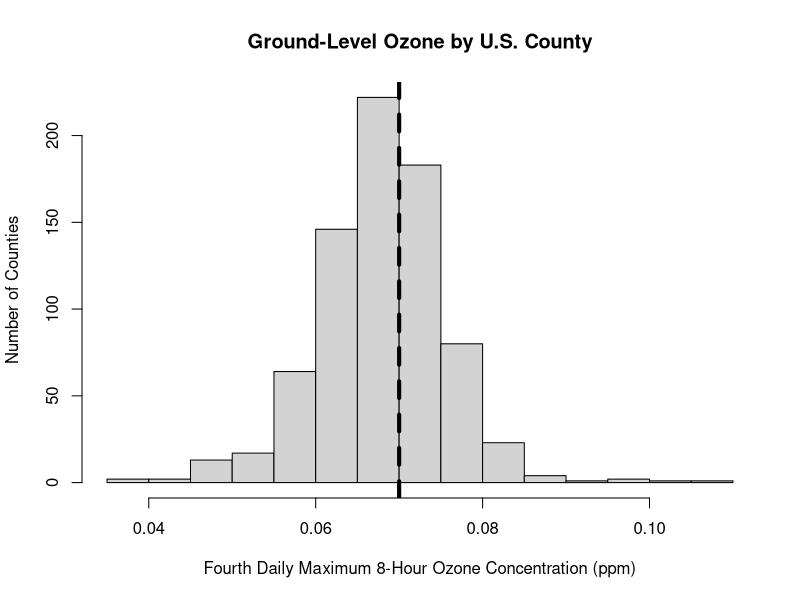
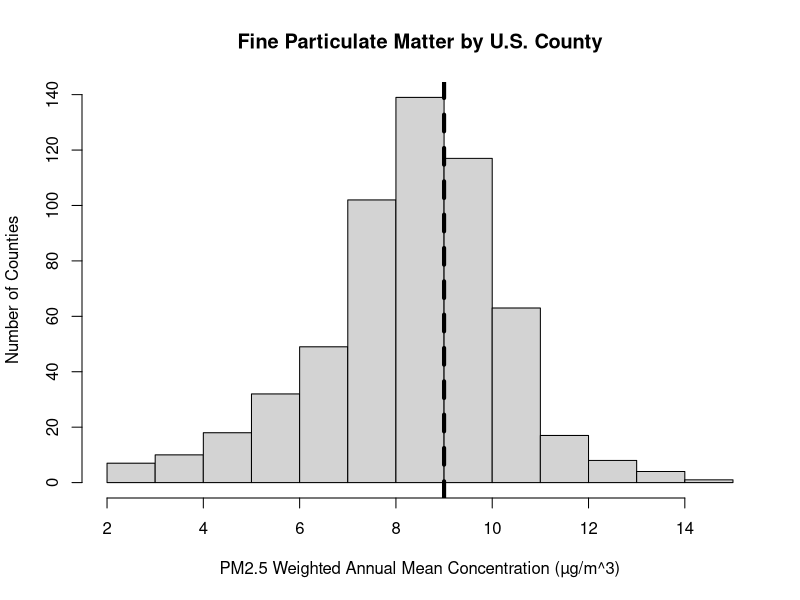
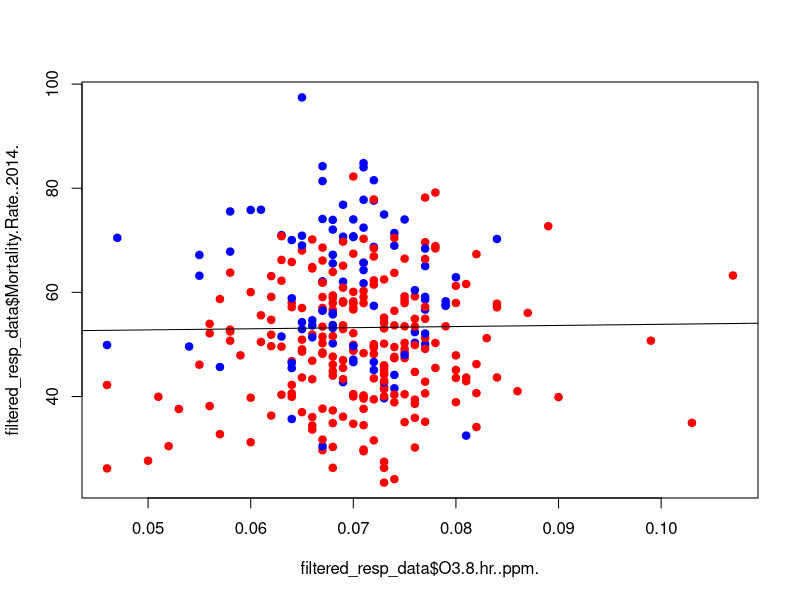
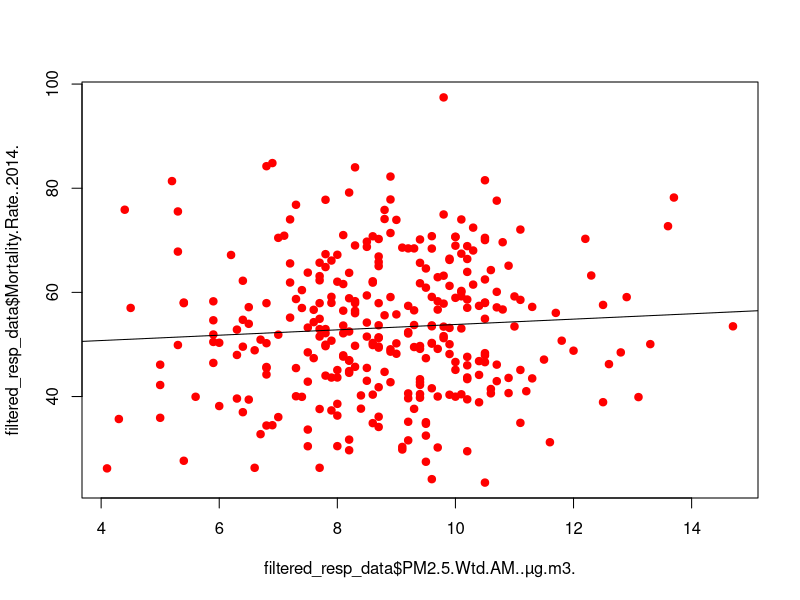
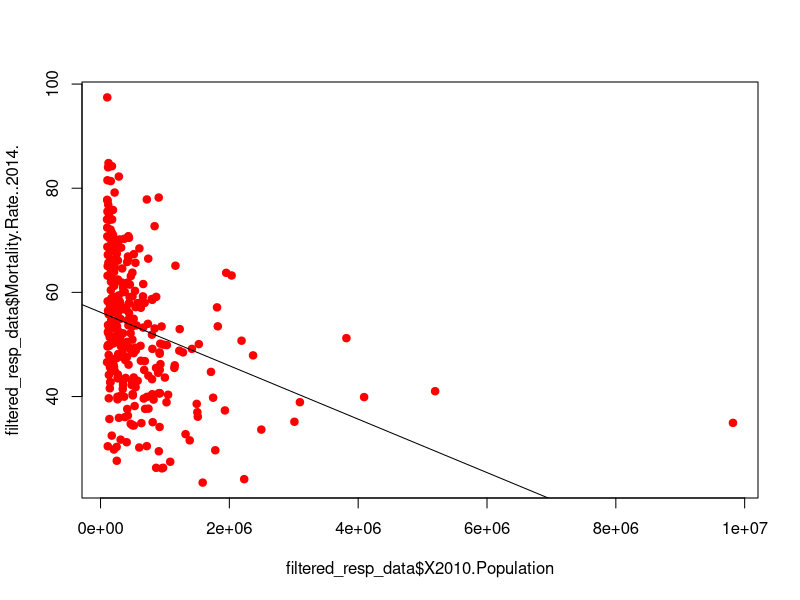

These charts were generated, in order, by the following R code:
## ---- chunk 1
# Import Data
data <- read.csv("air_quality_mortality_trimmed.csv")
## ---- chunk 2
categories <- unique(data$Category)
#categories
## ---- chunk 3
data_by_category <- split(data, categories)
respiratory_data <- data_by_category[["Chronic respiratory diseases"]]
str(respiratory_data)
## ---- chunk 4
ozone_by_county <- as.numeric(respiratory_data$O3.8.hr..ppm)
sum(is.na(ozone_by_county))
length(ozone_by_county)

ozone_by_county <- ozone_by_county[!is.na(ozone_by_county)]
length(ozone_by_county)
summary(ozone_by_county)
## ---- chunk 5
hist(ozone_by_county,
     main = "Ground-Level Ozone by U.S. County",
     #main = NULL,
     xlab = "Fourth Daily Maximum 8-Hour Ozone Concentration (ppm)",
     ylab = "Number of Counties")
abline(v = 0.07, col = "black", lwd = 4, lty = 2)
## ---- chunk 6
fpm_by_county <- as.numeric(respiratory_data$PM2.5.Wtd.AM..µg.m3)
sum(is.na(fpm_by_county))
length(fpm_by_county)

fpm_by_county <- fpm_by_county[!is.na(fpm_by_county)]
length(fpm_by_county)
summary(fpm_by_county)
## ---- chunk 7
hist(fpm_by_county,
     main = "Fine Particulate Matter by U.S. County",
     #main = NULL,
     xlab = "PM2.5 Weighted Annual Mean Concentration (µg/m^3)",
     ylab = "Number of Counties")
abline(v = 9, col = "black", lwd = 4, lty = 2)
## ---- chunk 8
# Filter rows with missing values
filtered_resp_data <- subset(respiratory_data, O3.8.hr..ppm. != "ND")
filtered_resp_data <- subset(filtered_resp_data, PM2.5.Wtd.AM..µg.m3. != "ND")
filtered_resp_data <- subset(filtered_resp_data, PM2.5.Wtd.AM..µg.m3. != "IN")
filtered_resp_data$O3.8.hr..ppm. <- as.numeric(filtered_resp_data$O3.8.hr..ppm.)
filtered_resp_data$PM2.5.Wtd.AM..µg.m3. <- as.numeric(filtered_resp_data$PM2.5.Wtd.AM..µg.m3.)
filtered_resp_data <- subset(filtered_resp_data, X2010.Population > 100000)

resp_linmodel <- lm(Mortality.Rate..2014. ~ O3.8.hr..ppm., data = filtered_resp_data)
summary(resp_linmodel)


# Define population threshold
population_threshold <- 200000

# Assign colors based on the population threshold
filtered_resp_data$color <- ifelse(
  filtered_resp_data$X2010.Population > population_threshold, 
  "red",   # Color for counties above the threshold
  "blue"   # Color for counties below or equal to the threshold
)

plot(filtered_resp_data$O3.8.hr..ppm.,
     filtered_resp_data$Mortality.Rate..2014.,
     col=filtered_resp_data$color,
     pch=19
)
abline(resp_linmodel)
## ---- chunk 9
fpm_resp_model <- lm(Mortality.Rate..2014. ~ PM2.5.Wtd.AM..µg.m3.,
                     data = filtered_resp_data)
summary(fpm_resp_model)

# Define population threshold
population_threshold <- 100000

# Assign colors based on the population threshold
filtered_resp_data$color <- ifelse(
  filtered_resp_data$X2010.Population > population_threshold, 
  "red",   # Color for counties above the threshold
  "blue"   # Color for counties below or equal to the threshold
)

plot(filtered_resp_data$PM2.5.Wtd.AM..µg.m3.,
     filtered_resp_data$Mortality.Rate..2014.,
     col=filtered_resp_data$color,
     pch=19
)
abline(fpm_resp_model)
## ---- chunk 10
pop_resp_model <- lm(Mortality.Rate..2014. ~ X2010.Population,
                     data = filtered_resp_data)
summary(pop_resp_model)

# Define population threshold
population_threshold <- 100000

# Assign colors based on the population threshold
filtered_resp_data$color <- ifelse(
  filtered_resp_data$X2010.Population > population_threshold, 
  "red",   # Color for counties above the threshold
  "blue"   # Color for counties below or equal to the threshold
)

plot(filtered_resp_data$X2010.Population,
     filtered_resp_data$Mortality.Rate..2014.,
     col=filtered_resp_data$color,
     pch=19
)
abline(pop_resp_model)
## ---- chunk 11
resp_model <- lm(Mortality.Rate..2014. ~ O3.8.hr..ppm. +
                 PM2.5.Wtd.AM..µg.m3. + X2010.Population, data = filtered_resp_data)
summary(resp_model)
## ---- chunk 12
knitr::opts_chunk$set(echo = TRUE)
